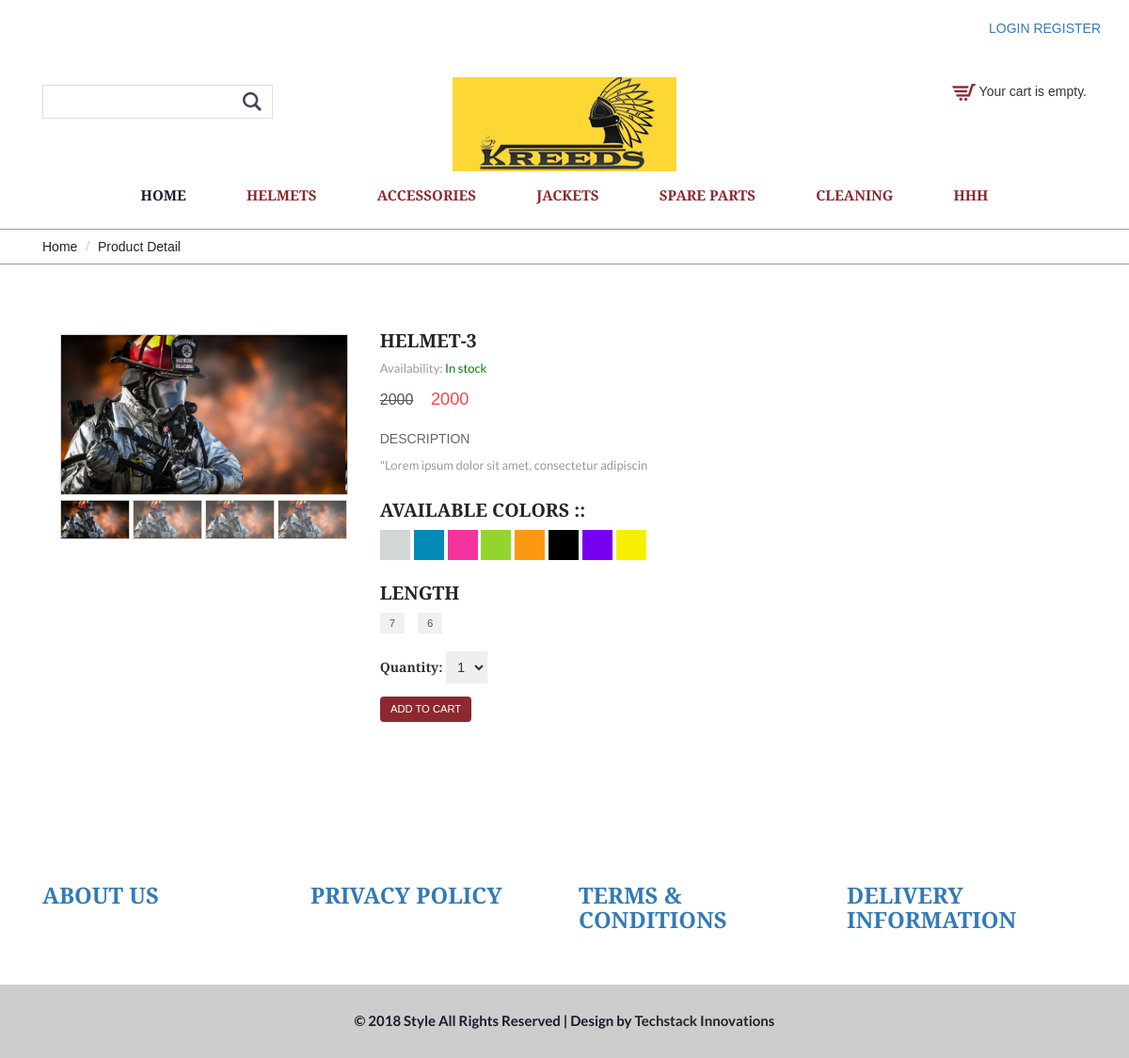
Screenshot of /product/19/ with the database file from the repository.
### ecom/models.py (models this page shows)
class Category(models.Model):
	Name=models.CharField(max_length=30)
	Description=models.TextField(max_length=50)
	def __str__(self):
		return self.Name

class Product(models.Model):
	Categories=models.ForeignKey(Category,on_delete=models.CASCADE)
	Name=models.CharField(max_length=20,blank=True )
	Image=models.FileField(upload_to='media/',null=True,blank=True)
	IDorSNO=models.IntegerField(default=0,null=True,blank=True)
	Description=models.TextField(max_length=50,null=True,blank=True)
	Price=models.IntegerField(default=0,null=True,blank=True)
	NumbersAvailable=models.IntegerField(default=0,null=True,blank=True)
	def __str__(self):
		return self.Name

### ecom/views.py (the view)
# urls.py: url(r'^product/(?P<pk>\d+)/', product_detail, name='product_detail'),
def product_detail(request, pk):
    categories=Category.objects.all()
    post=get_object_or_404(Product, pk=pk)
    no = int(post.NumbersAvailable)+1
    cart_product_form = CartAddProductForm()
    return render(request,'frontend/single.html', {'post': post, 'cart_product_form':CartAddProductForm, 'categories':categories, "range":range(1,no)})

### ecom/cart.py (called while the page is built)
    def __len__(self):
        return sum(item['quantity'] for item in self.cart.values())

### ecom/context_processor.py (called while the page is built)
def cart(request):
    return {'cart': Cart(request)}

### templates/frontend/single.html (shortened to what this page needs)
<!DOCTYPE html>
{% load static %}
{% load widget_tweaks %}
<html>
<head>
<link href="{% static 'frontend/css/bootstrap.css' %}" rel="stylesheet" type="text/css" media="all">
<link href="{% static 'frontend/css/style.css' %}" rel="stylesheet" type="text/css" media="all" />
<link rel="stylesheet" href="{% static 'frontend/css/flexslider.css' %}" type="text/css" media="screen" />
<link href="{% static 'frontend/css/memenu.css' %}" rel="stylesheet" type="text/css" media="all" />
</head>
<body>
        <div class="container">
		<div class="pull-right">
		{% if request.user.is_authenticated %}
			<p><a href="{% url 'auth_logout' %}" class="simpleCart_empty">LOGOUT</a></p>
        {% else %}
             <a class="active" href="{% url 'auth_login' %}">LOGIN</a>
             <a class="active" href="{% url 'registration_register' %}">REGISTER</a>
        {% endif %}
		</div>
	</div>
	<div class="top-header">
	<div class="container">
		<div class="top-header-main">
			<div class="col-md-4 top-header-left">
				<div class="search-bar">
					<form action="/search/" method="get">{% csrf_token %}
			    		<input type="text" name="q" onfocus="this.value = '';" onblur="if (this.value == '') {this.value = 'Search';}">
						<input type="submit" value="">
					</form>
				</div>
			</div>
			<div class="col-md-4 top-header-middle">
				<a href="/"><img src="{% static 'frontend/images/logo-4.png' %}" alt="" /></a>
			</div>
			<div class="col-md-4 top-header-right">
				<div class="cart box_1">
					{% if cart|length > 0 %}
						<a href="{% url 'cart_detail' %}">
						<h3>
							<div class="total">
							<span class="total">₹{{ cart.get_total_price }}</span>
							(<span class="simpleCart">{{ cart|length }} items}</span>)
						</div>
							<img src="{% static 'frontend/images/cart-1.png' %}" alt="" />
						</a>
						<div class="clearfix"> </div>
						{% else %}
						<img src="{% static 'frontend/images/cart-2.png' %}" alt="" />
						Your cart is empty.
				{% endif %}
					</div>
			<div class="clearfix"></div>
		</div>
	</div>
</div>
<div class="header-bottom">
		<div class="container">
			<div class="top-nav">
				<ul class="memenu skyblue"><li class="active"><a href="/">Home</a></li>
				{% if categories %}
					{% for category in categories %}
					<li class="grid"><a href="{% url 'category' pk=category.pk %}">{{ category.Name }}</a></li>
					{% endfor %}
					{% endif %}
		</div>
	</div>
	<div class="breadcrumbs">
		<div class="container">
			<div class="breadcrumbs-main">
				<ol class="breadcrumb">
					<li><a href="/">Home</a></li>
					<li class="active">Product Detail</li>
				</ol>
			</div>
		</div>
	</div>
	<div class="single contact">
		<div class="container">
			<div class="single-main">
				<div class="col-md-9 single-main-left">
				<div class="sngl-top">
					<div class="col-md-5 single-top-left">
						<div class="flexslider">
							<ul class="slides">
								<li data-thumb="{{ post.Image.url }}">
									<img src="{{ post.Image.url }}"/>
								</li>
								<li data-thumb="{{ post.Image.url }}">
									<img src="{{ post.Image.url }}" />
								</li>
							</ul>
						</div>
				</div>
				<div class="col-md-7 single-top-right">
					<div class="details-left-info simpleCart_shelfItem">
						<h3>{{ post.Name }}</h3>
						<p class="availability">Availability: {% if post.NumbersAvailable %}<span style="color:green">In stock</span>{% else %}<span class="color">Out of stock</span>{% endif %}</p>
						<div class="price_single">
							<span class="reducedfrom">{{ post.Price }}</span>
							<span class="actual item_price">{{ post.Price }}</span>
						</div>
						<h2 class="quick">Description</h2>
						<p class="quick_desc"> {{ post.Description}}</p>
						<ul class="product-colors">
							<h3>available Colors ::</h3>
							<li><a class="color1" href="#"><span> </span></a></li>
							<li><a class="color2" href="#"><span> </span></a></li>
							<li><a class="color3" href="#"><span> </span></a></li>
							<li><a class="color4" href="#"><span> </span></a></li>
							<li><a class="color5" href="#"><span> </span></a></li>
							<li><a class="color6" href="#"><span> </span></a></li>
							<li><a class="color7" href="#"><span> </span></a></li>
							<li><a class="color8" href="#"><span> </span></a></li>
						</ul>
						<ul class="size">
							<h3>Length</h3>
							<li><a href="#">7</a></li>
							<li><a href="#">6</a></li>
						</ul>
					<form action="{% url 'cart_add' post.id %}" method="post">
              		<div class="quantity_box">
										<label for="id_quantity">Quantity:</label>
										<select name="quantity" id="id_quantity">
										{% for i in range %}
										<option value="{{i}}">{{i}}</option>
										{% endfor %}
										</select>
              		</div>
              		<div class="single-but item_add">
             		<input type="submit" value="add to cart" class="btn btn-primary">
             		</div>
          </form>
			</div>
		</div>
	</div>
						</div>
					</div>
				</div>
			</div>
		</div>
	</div>
	<div class="footer">
		<div class="container">
			<div class="footer-top">
			<div class="col-md-3 footer-left">
					<h3><a href="aboutus/">ABOUT US</a></h3>
				</div>
				<div class="col-md-3 footer-left">
					<h3><a href="privacy/"> PRIVACY POLICY</a></h3>
				</div>
				<div class="col-md-3 footer-left">
					<h3><a href="terms/">TERMS & CONDITIONS</a></h3>
				</div>
				<div class="col-md-3 footer-left">
					<h3><a href="info/">DELIVERY INFORMATION</a></h3>
				</div>
			</div>
		</div>
	</div>
	<div class="footer-text">
		<div class="container">
			<div class="footer-main">
				<p class="footer-class">© 2018 Style All Rights Reserved | Design by  <a href="http://techstackinnovations.com/" target="_blank">Techstack Innovations</a> </p>
			</div>
		</div>
	</div>
</body>
</html>

### static/frontend/css/style.css (style rules this page uses)
body { background:#fff; font-family: 'Alegreya Sans SC', sans-serif; }
body a { transition: 0.5s all; -webkit-transition: 0.5s all; -o-transition: 0.5s all; -moz-transition: 0.5s all; -ms-transition: 0.5s all; }
.top-header { padding: 3em 0px 1.5em 0px; }
.search-bar input[type="text"] { width: 100%; padding: 8px 45px 8px 8px; border: 1px solid rgba(0, 0, 0, 0.13); background: none; outline: none; -webkit-appearance: none; color: rgba(0, 0, 0, 0.74); font-size: 0.875em; font-family: 'Lato', sans-serif; }
.search-bar input[type="submit"] { background: url(../images/search.png)no-repeat 0px 0px; outline: none; -webkit-appearance: none; border: 0; display: inline-block; vertical-align: -webkit-baseline-middle; position: absolute; width: 24px; height: 24px; top: 6px; left: 211px; }
.search-bar { position: relative; width: 70%; margin-top: 8px; }
.top-header-middle { text-align: center; }
.item_add { color: #fff; border:none; }
.box_1 { float: right; margin-top: 5px; }
.header-bottom { padding: 10px 0px; }
.footer { padding:5em 0px; }
.footer-left h3 { color: #242424; font-size: 1.7em; font-weight: 600; margin: 0; }
.footer-text { padding: 2em 0px; background: rgba(153, 153, 153, 0.49); }
.footer-main { text-align:center; }
.footer-main p { color: #181b2a; font-size: 15px; font-weight: 600; font-family: 'Lato', sans-serif; margin: 0; }
.footer-main p a { color: #242424; }
.contact { padding:6em 0px; }
.breadcrumbs { border-top: 1px solid #999; border-bottom: 1px solid #999; margin-top: 1em; }
ol.breadcrumb { margin: 0; }
.breadcrumb li a { color:#242424; }
.breadcrumb > .active { color: #242424; }
.breadcrumb { background: none; }
.details-left-info h3 { margin: 0 0 10px; font-size: 1.4em; color: #242424; font-weight: 700; text-transform: uppercase; }
p.availability { color: #999; font-size: 13px; font-family: 'Lato', sans-serif; }
.price_single { font-size: 1.3em; margin: 0.5em 0 1.2em; }
span.reducedfrom { text-decoration: line-through; margin-right: 3%; color: #555; font-size: 16px; font-weight: 500; }
span.actual { color: #f84545; font-size: 1em; margin-right: 5%; font-weight: 500; }
h2.quick { color: #666; font-size: 14px; text-transform: uppercase; }
p.quick_desc { color: #999; font-size: 13px; line-height: 1.6em; margin-bottom: 2em; font-family: 'Lato', sans-serif; }
ul.product-colors { padding: 0; }
.product-colors li { display: inline-block; }
.product-colors li a span { width: 32px; height: 32px; display: inline-block; }
.color1 span { background: #D2D6D5; }
.color2 span { background: #008CB7; }
.color3 span { background: #F3349E; }
.color4 span { background: #93D52D; }
.color5 span { background: #FD9812; }
.color6 span { background: #000000; }
.color7 span { background: #7800F0; }
.color8 span { background: #F6EF04; }
ul.size { padding: 0; list-style: none; margin-top: 1.4em; }
ul.size li { display: inline-block; margin: 0 10px 0 0; }
ul.size li a { color: #555; font-size: 0.8125em; background: #f0f0f0; padding: 5px 10px; }
.quantity_box { margin: 1.5em 0 0 0; }
#id_quantity { border: 1px solid #eee; padding: 0.5em; font-size: 1em; outline: none; cursor: pointer; }
#id_quantity option { border: 1px solid #EEE; }
.single-but { margin-top: 1em; }
.single-but input[type="submit"] { background: #8c2830; color: #FFF; font-size: 0.8em; padding: 0.5em 1em; transition: 0.5s all; -webkit-transition: 0.5s all; -moz-transition: 0.5s all; -o-transition: 0.5s all; cursor: pointer; outline: none; text-transform: uppercase; border: none; }
@media (max-width:1280px) { .footer { padding: 4em 0px; } }
@media (max-width:1280px) { .contact,.account,.ckeckout { padding: 5em 0px; } }

### static/frontend/css/flexslider.css (style rules this page uses)
.slides, .slides > li, .flex-control-nav, .flex-direction-nav { margin: 0; padding: 0; list-style: none; }
.flexslider { margin: 0; padding: 0; }
.flexslider .slides > li { display: none; -webkit-backface-visibility: hidden; }
.flexslider .slides img { width: 100%; display: block; }
.flexslider .slides:after { content: "\0020"; display: block; clear: both; visibility: hidden; line-height: 0; height: 0; }
.flexslider { margin: 0 0 60px; background: #ffffff; border: 4px solid #ffffff; position: relative; zoom: 1; -webkit-border-radius: 4px; -moz-border-radius: 4px; border-radius: 4px; -webkit-box-shadow: '' 0 1px 4px rgba(0, 0, 0, 0.2); -moz-box-shadow: '' 0 1px 4px rgba(0, 0, 0, 0.2); -o-box-shadow: '' 0 1px 4px rgba(0, 0, 0, 0.2); box-shadow: '' 0 1px 4px rgba(0, 0, 0, 0.2); }
.flexslider .slides { zoom: 1; }
.flexslider .slides img { height: auto; }

### rows the page displays
Category: Name "HELMETS"
Category: Name "ACCESSORIES"
Category: Name "JACKETS"
Category: Name "SPARE PARTS"
Category: Name "CLEANING"
Category: Name "HHH"
Product: Image (picture), Name "HELMET-3", Price "2000", Description "\"Lorem ipsum dolor sit amet, consectetur adipiscin"

### other values shown
form field quantity "1"
